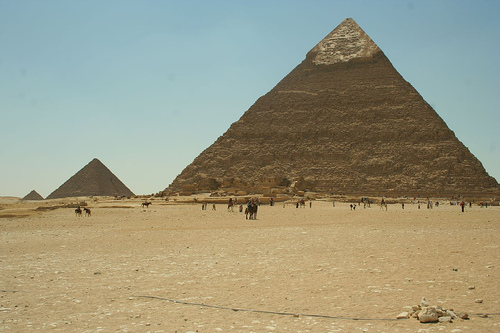
#> input picture Pyramid.jpg, 500 x 333 px
$ python 'Prewitt算子.py'
#> lines starting #> are read from the running program, lines starting #| are printed output that depends on the picture
from skimage import data, color, filters
import matplotlib.pyplot as plt
import numpy as np
import cv2


def sys_prewitt(img):
    '''
    prewitt系统自带
    :param img: 原始图像
    :return: 返回边缘图像
    '''
#> called with img = 'Pyramid.jpg'
    img = cv2.imread(img, 0)
#> img: shape (333, 500); min 4, max 226, mean 150.3
    edge_img = filters.prewitt(img)
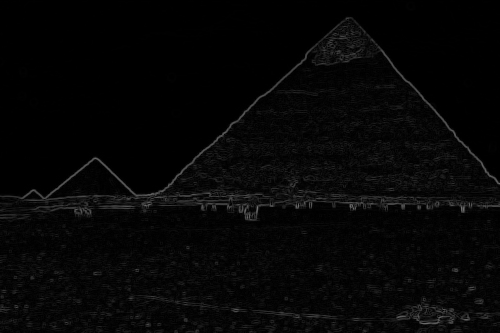
#> edge_img: shape (333, 500) float64; min 0, max 0.461, mean 0.0259
    return edge_img


def def_col(img, kernal):
    '''
    对指定的图像用指定的核对齐其进行卷积，得到卷积后的图像
    :param img: 补零操作后的灰度图像
    :param kernal: 卷积核
    :return: 返回卷积后的图像，即边缘图像
    '''
    edge_img = cv2.filter2D(img, -1, kernal)
    # [7 lines of commented-out code are left out]
    return edge_img


def def_prewitt(img, type_flags):
#> called with img = 'Pyramid.jpg', type_flags = 3
    gray = cv2.imread(img, 0)
    h = gray.shape[0]
#> h = 333
    w = gray.shape[1]
#> w = 500
    x_prewitt = np.array([[1, 0, -1],
                          [1, 0, -1],
                          [1, 0, -1]])
    y_prewitt = np.array([[1, 1, 1],
                          [0, 0, 0],
                          [-1, -1, -1]])

    img = np.zeros([h + 2, w + 2])
    img[2:h + 2, 2:w + 2] = gray[0:h, 0:w]
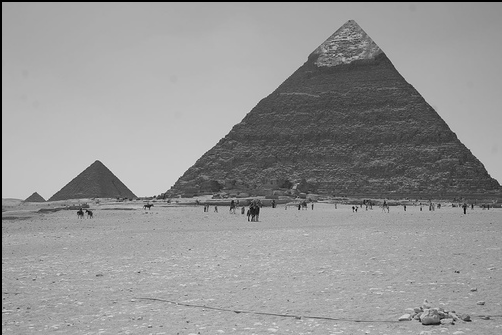
#> img: shape (335, 502) float64; min 0, max 226, mean 148.8
    edge_x_img = def_col(img, x_prewitt)
#> in def_col, `edge_img = cv2.filter2D(img, -1, kernal)`:
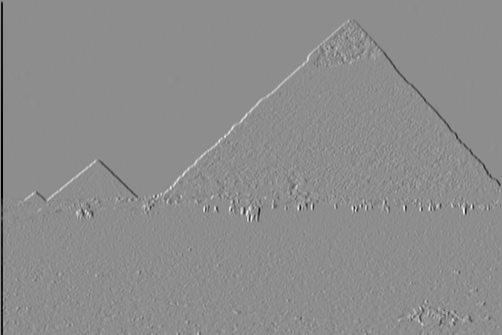
#> edge_img: shape (335, 502) float64; min -577, max 463, mean -1.8; drawn with min black and max white
    edge_y_img = def_col(img, y_prewitt)
#> in def_col (call 2), `edge_img = cv2.filter2D(img, -1, kernal)`:
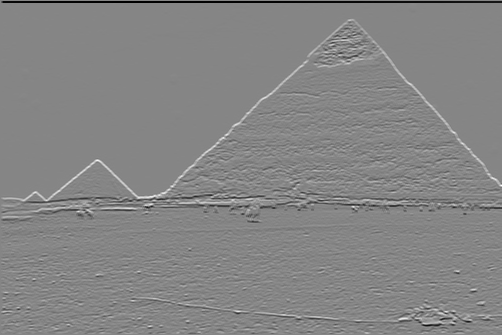
#> edge_img: shape (335, 502) float64; min -513, max 464, mean -3; drawn with min black and max white

    # p(i,j)=max[edge_x_img,edge_y_img]这里是将x,y中最大的梯度来代替该点的梯度
    edge_img_max = np.zeros([h, w], np.uint8)
    for i in range(h):
        for j in range(w):
            if edge_x_img[i][j] > edge_y_img[i][j]:
                edge_img_max = edge_x_img[i][j]
            else:
                edge_img_max = edge_y_img

    # p(i,j)=edge_x_img+edge_y_img#将梯度和替代该点梯度
    edge_img_sum = np.zeros([h, w], np.uint8)
    for i in range(h):
        for j in range(w):
            edge_img_sum[i][j] = edge_x_img[i][j] + edge_y_img[i][j]
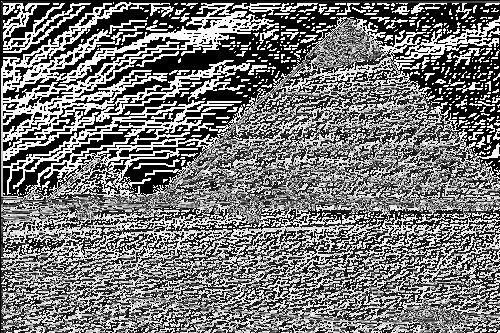
#> edge_img_sum: shape (333, 500); min 0, max 255, mean 117.9

    # p(i,j)=|edge_x_img|+|edge_y_img|将绝对值的和作为梯度
    edge_img_abs = np.zeros([h, w], np.uint8)
    for i in range(h):
        for j in range(w):
            edge_img_abs[i][j] = abs(edge_x_img[i][j]) + abs(edge_y_img[i][j])
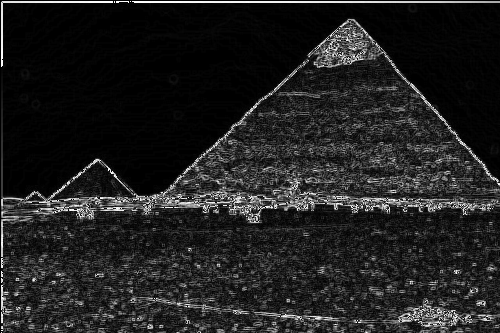
#> edge_img_abs: shape (333, 500); min 0, max 255, mean 32.6

    # p(i,j)=sqrt(edge_x_img**2+edge_y_img**2)将平方和根作为梯度
    edge_img_sqrt = np.zeros([h, w], np.uint8)
    for i in range(h):
        for j in range(w):
            edge_img_sqrt[i][j] = np.sqrt((edge_x_img[i][j]) ** 2 + (edge_y_img[i][j]) ** 2)
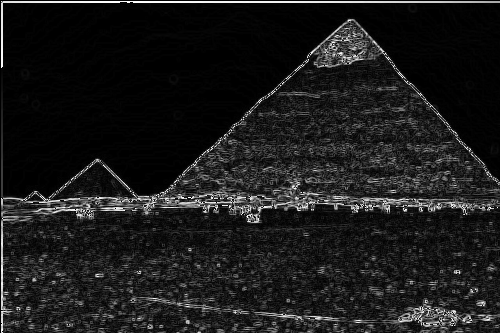
#> edge_img_sqrt: shape (333, 500); min 0, max 255, mean 27.1

    type = [edge_img_max, edge_img_sum, edge_img_abs, edge_img_sqrt]
    return type[type_flags]


if __name__ == '__main__':
    img = 'Pyramid.jpg'
    edge = sys_prewitt(img)
    edge1 = def_prewitt(img, 3)
    cv2.imshow('system_definition', edge)
    cv2.imshow('self_definition', edge1)
    cv2.waitKey(0)
